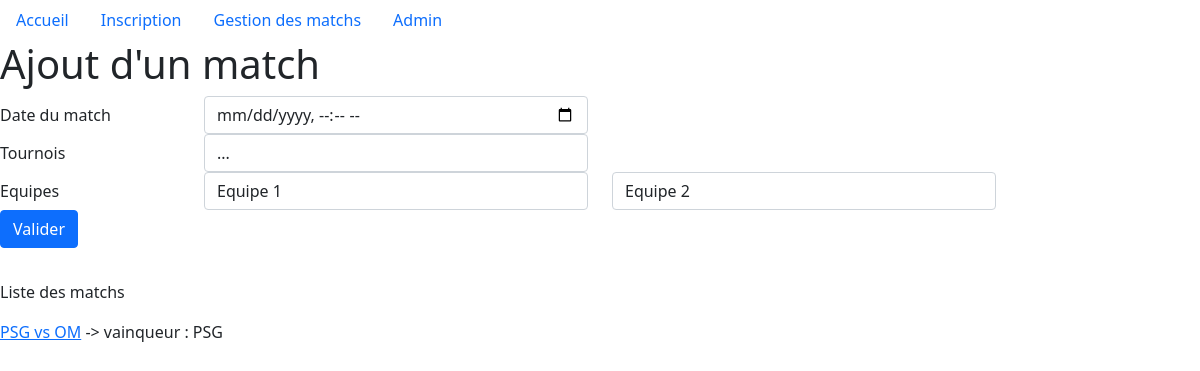
The app's page /matchs/, older data.
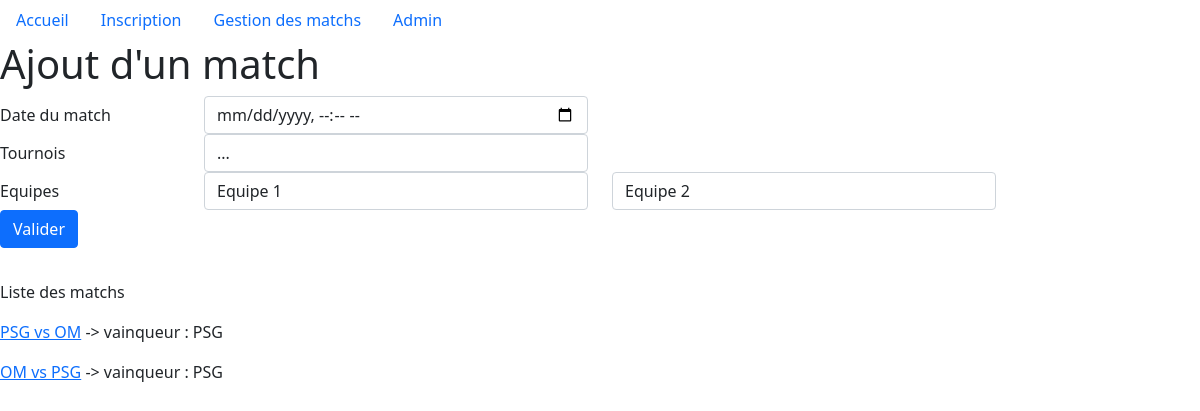
The same page, newer data.
### appTournament/models.py (models this page shows, shortened)
class Match(models.Model):
    date_time = models.DateTimeField(default=timezone.now())
    tournament = models.ForeignKey(Tournament, on_delete=models.CASCADE)
    team1 = models.ForeignKey(Team, related_name="team1", on_delete=models.CASCADE)
    team2 = models.ForeignKey(Team, related_name="team2", on_delete=models.CASCADE)
    score_team1 = models.IntegerField(default=0)
    score_team2 = models.IntegerField(default=0)
    winner = models.CharField(default="", max_length=16)
    def __str__(self) -> str:
        return self.team1.name + " vs " + self.team2.name

class Team(models.Model):
    name = models.CharField(max_length=16)
    def __str__(self) -> str:
        return self.name

### appTournament/views.py (the view)
# urls.py: path('matchs/', gestionMatchs),
def gestionMatchs(request):
    if request.method == "POST":
        form = MatchForm(request.POST)
        if form.is_valid():
            form.save()
            return redirect('')
    else:
        form = MatchForm()
    context = {
        'title': 'Gestion des matchs',
        'form': MatchForm(),
        'teams': Team.objects.all(),
        'tournaments': Tournament.objects.all(),
        'matchs': Match.objects.all().order_by('date_time'),
    }
    return render(request, 'gestion-matchs.html', context)

### appTournament/forms.py
class MatchForm(forms.ModelForm):
    class Meta:
        model = Match
        fields = ['date_time', 'tournament', 'team1', 'team2']

### appTournament/models.py (called while the page is built)
    def __str__(self) -> str:
        return self.sport + " : " + self.saison

### appTournament/templates/gestion-matchs.html (shortened to what this page needs)
{% extends 'base.html' %}
{% block content %}
<h1>Ajout d'un match</h1>
<form method="POST">
    <div class="form-group row">
        <label for="date_time" class="col-sm-2 col-form-label">Date du match</label>
        <div class="col-sm-4">
            <input type="datetime-local" class="form-control" name="date_time">
        </div>
    </div>
    <div class="form-group row">
        <label for="tournament" class="col-sm-2 col-form-label">Tournois</label>
        <div class="col-sm-4">
            <select class="form-control" id="tournament" name="tournament">
                <option value="" selected disabled>...</option>
            </select>
        </div>
    </div>
    <div class="form-group row">
        <label for="teams" class="col-sm-2 col-form-label">Equipes</label>
        <div class="d-inline-flex col-sm-8">
            <select class="form-control me-4" id="team1" name="team1">
                <option value="" selected disabled>Equipe 1</option>
            </select>
            <select class="form-control" id="team2" name="team2">
                <option value="" selected disabled>Equipe 2</option>
            </select>
        </div>
    </div>
    <button type="submit" class="btn btn-primary mb-2">Valider</button>
</form>
<br>
<p>Liste des matchs</p>
{% if teams %}
  <table>
  {% for match in matchs %}
    <tr>
      <p>
        <a href="../matchs/{{ match.id }}">{{ match }}</a>
        {% if match.winner %}
             -> vainqueur : {{ match.winner }}
        {% endif %}
        </p>
    </tr>
  {% endfor %}
  </table>
{% else %}
  <p>Aucune équipe n'est inscrite</p>
{% endif %}
{% endblock %}

Row changes from the older to the newer data that the page shows:
added Match: team1+team2 "OM vs PSG", winner "PSG"
